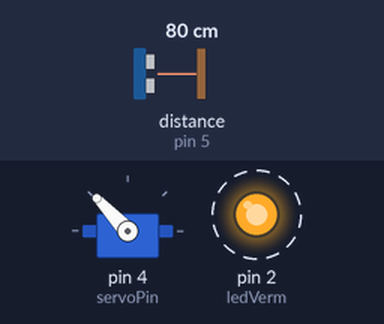
A sketch run on a simulated Arduino Uno, built with avr-gcc and run on an emulated ATmega328P. Shown: servo, output pins drawn as LEDs (lit = HIGH). Wiring (inferred from the names in the program): ultrasonic range finder: trigger pin 3; echo pin 5. Dashed ring = blinking. The inputs (shaded band) are chosen by the test bench; at power-on: distance to the obstacle (sensor on pin 5) 80 cm. The echo pulse lasts 58.3 µs per cm; random numbers use the default seed unless the sketch sets one; pins used as bus, display or sensor lines are not drawn.

Above: at 2.3 s.
2.4 s: distance to the obstacle (sensor on pin 5) set to 98 cm
At 7.3 s:
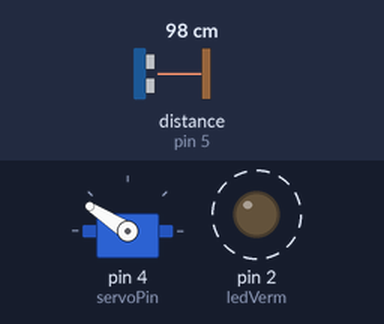
7.4 s: distance to the obstacle (sensor on pin 5) set to 106 cm
9.5 s: distance to the obstacle (sensor on pin 5) set to 2 cm
At 9.8 s:
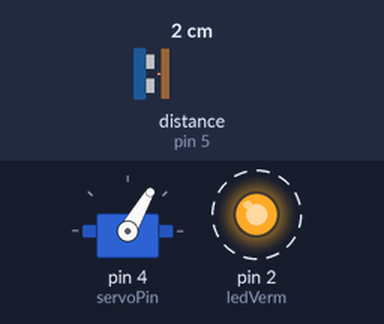
At 11.8 s:
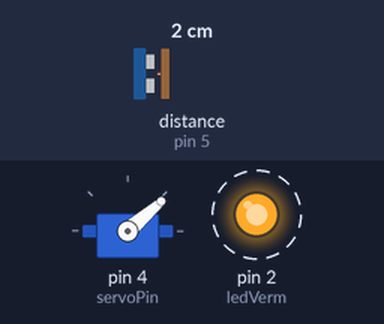
14.0 s: distance to the obstacle (sensor on pin 5) set to 120 cm
16.1 s: distance to the obstacle (sensor on pin 5) set to 4 cm
At 17.3 s:
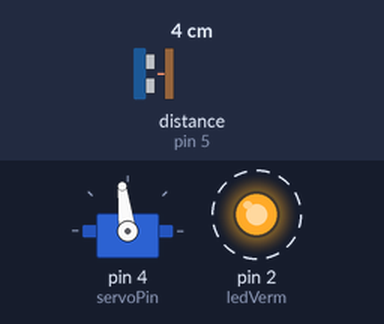
21.0 s: distance to the obstacle (sensor on pin 5) set to 250 cm
Timing chart, 0 to 24.0 s (numbered marks = the images above; inputs shaded):
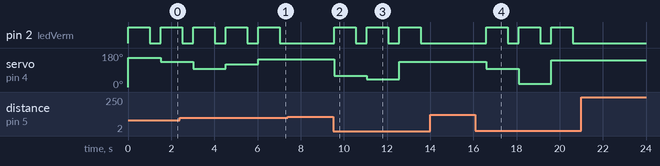

The sketch:

cabe_a_do_rob_1.ino
```cpp
#include <Servo.h>

Servo objetoservo;

// Variáveis
const int ledVerm = 2; // Pino do LED vermelho
const int servoPin = 4;
#define TRIG_PIN 3
#define ECHO_PIN 5 // Definindo o pino para Echo

int ultimoAngulo = -1; // Variável para armazenar o último ângulo do servo

void setup() {
  Serial.begin(9600);
  pinMode(TRIG_PIN, OUTPUT);
  pinMode(ECHO_PIN, INPUT);
  pinMode(ledVerm, OUTPUT); // Define o pino do LED como saída

  // Inicializando o servo na porta digital
  objetoservo.attach(servoPin);
  objetoservo.write(0); // Posição inicial do servo
}

void loop() {
  long duration, distance;

  // Medindo a distância
  digitalWrite(TRIG_PIN, LOW);
  delayMicroseconds(2);
  digitalWrite(TRIG_PIN, HIGH);
  delayMicroseconds(10);
  digitalWrite(TRIG_PIN, LOW);

  duration = pulseIn(ECHO_PIN, HIGH);
  distance = (duration * 0.034) / 2; // Calcula a distância em cm

  // Se a distância do objeto for menor ou igual a 100 cm
  if (distance <= 100) {
    digitalWrite(ledVerm, HIGH); // Acende o LED vermelho
    int anguloAleatorio;

    // Gera um novo ângulo aleatório apenas se ele for diferente do último ângulo
    do {
      anguloAleatorio = random(0, 181); // Gira para um ângulo aleatório entre 0 e 180°
    } while (anguloAleatorio == ultimoAngulo);

    objetoservo.write(anguloAleatorio);
    ultimoAngulo = anguloAleatorio; // Atualiza o último ângulo
    delay(1000); // Aguarda um segundo para o servo se mover
    digitalWrite(ledVerm, LOW); // Desliga o LED vermelho
  } else {
    digitalWrite(ledVerm, LOW); // Garante que o LED esteja desligado se a distância for maior que 100 cm
  }

  delay(500); // Aguarda meio segundo antes de medir novamente
}
```

Measured:
- after the input at 7.4 s, every drawn part: stays the same
- after the input at 9.5 s, pin 2 (ledVerm): alternates HIGH for 1.0 s and LOW for 0.50 s, starting after 0.06 s; servo on pin 4 (servoPin): 147° → 60° after 0.06 s, → 41° 1.5 s later, → 134° 1.5 s later
- after the input at 14.0 s, every drawn part: stays the same
- after the input at 16.1 s, pin 2 (ledVerm): alternates HIGH for 1.0 s and LOW for 0.50 s, starting after 0.50 s; servo on pin 4 (servoPin): 134° → 97° after 0.50 s, → 18° 1.5 s later, → 141° 1.5 s later
- after the input at 21.0 s, every drawn part: stays the same
- by itself, pin 2 (ledVerm): alternates HIGH for 1.0 s and LOW for 0.51 s
